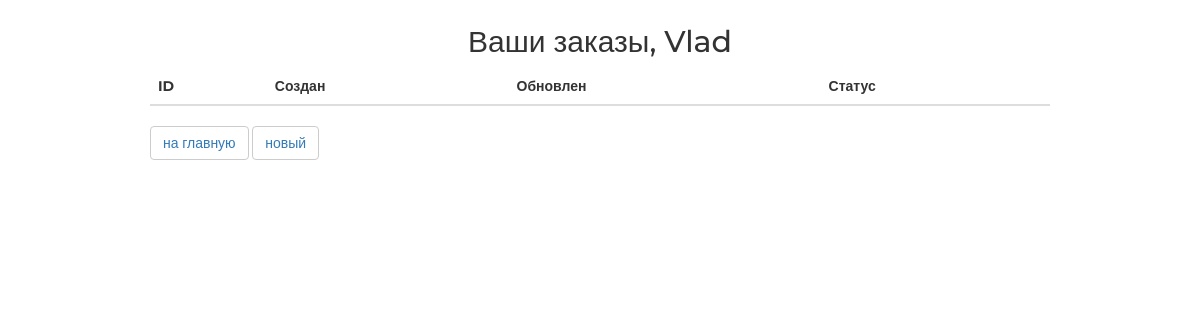
/order/ (signed in), run on an earlier commit of the app's database.
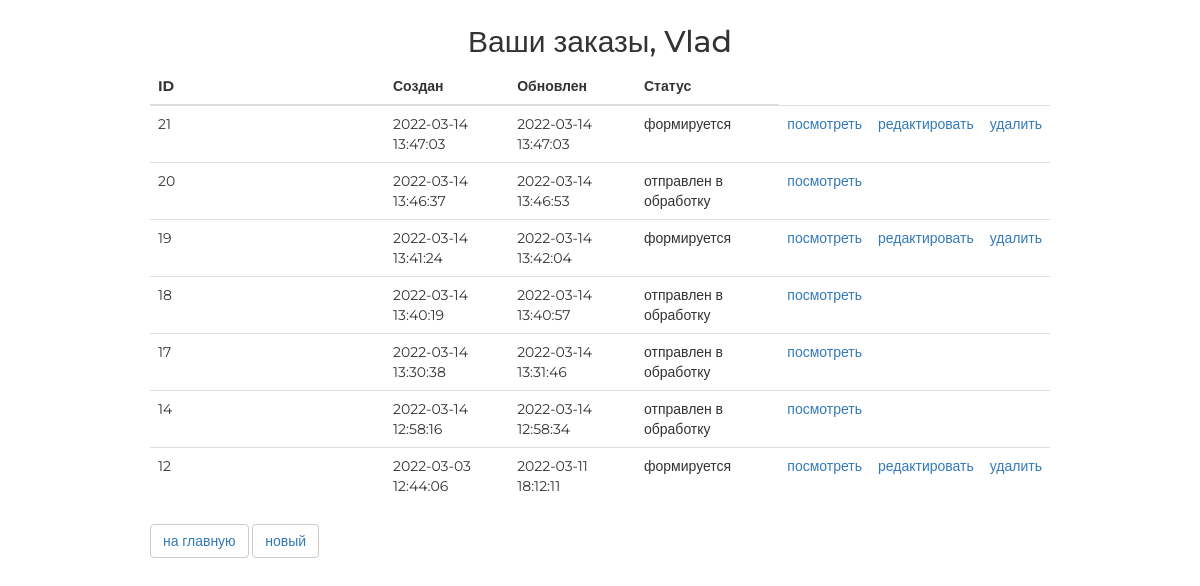
And on a later commit of the database.
### ordersapp/models.py (models this page shows, shortened)
class Order(models.Model):
    FORMING = "FM"
    SENT_TO_PROCEED = "STP"
    PROCEEDED = "PRD"
    PAID = "PD"
    READY = "RDY"
    CANCEL = "CNC"
    ORDER_STATUS_CHOICES = (
        (FORMING, "формируется"),
        (SENT_TO_PROCEED, "отправлен в обработку"),
        (PAID, "оплачен"),
        (PROCEEDED, "собран"),
        (READY, "готов к выдаче"),
        (CANCEL, "отменен"),
    )
    user = models.ForeignKey(settings.AUTH_USER_MODEL, on_delete=models.CASCADE)
    created = models.DateTimeField(verbose_name="создан", auto_now_add=True)
    updated = models.DateTimeField(verbose_name="обновлен", auto_now=True)
    status = models.CharField(
        verbose_name="статус",
        max_length=3,
        choices=ORDER_STATUS_CHOICES,
        default=FORMING,
    )
    is_active = models.BooleanField(verbose_name="активен", default=True)
    class Meta:
        ordering = ("-created",)
        verbose_name = "заказ"
        verbose_name_plural = "заказы"

### ordersapp/views.py (the view)
# urls.py: path("", ordersapp.OrderList.as_view(), name="orders_list"),
class OrderList(ListView):
    model = Order
    def get_queryset(self):
        return Order.objects.filter(user=self.request.user)

### mainapp/context_processors.py (called while the page is built)
def cart(request):
    cart = []
    if request.user.is_authenticated:
        cart = Cart.objects.filter(user=request.user)
    return {
        "cart": cart,
    }

### ordersapp/templates/ordersapp/order_list.html
{% extends 'ordersapp/base.html' %}
{% load static %}
{% block content %}
   <div class="h2 text-center head">
       Ваши заказы,
       {% if user.first_name %}
           {{ user.first_name|title}}
       {% else %}
           Пользователь
       {% endif %}
   </div>
   <table class="table orders_list">
       <thead>
         <tr>
           <th>ID</th>
           <th>Создан</th>
           <th>Обновлен</th>
           <th>Статус</th>
         </tr>
       </thead>
       <tbody>
           {% for item in object_list %}
               {% if item.is_active %}
               <tr>
                   <td class="td1 orders_list">{{ item.pk }}</td>
                   <td>{{ item.created|date:"Y-m-d H:i:s" }}</td>
                   <td>{{ item.updated|date:"Y-m-d H:i:s" }}</td>
                   <td>{{ item.get_status_display }}</td>
                   <td>
                       <a href="{% url 'ordersapp:order_read' item.pk %}">
                           посмотреть
                       </a>
                   </td>
                   <td>
                       {% if item.status == 'FM' %}
                         <a href="{% url 'ordersapp:order_update' item.pk %}">
                           редактировать
                         </a>
                       {% endif %}
                   </td>
                   <td>
                       {% if item.status == 'FM' %}
                         <a href="{% url 'ordersapp:order_delete' item.pk %}">
                             удалить
                         </a>
                       {% endif %}
                   </td>
               </tr>
               {% endif %}
           {% endfor %}
       </tbody>
   </table>
   <button class="btn btn-default btn-round">
       <a href="{% url 'index' %}">
           на главную
       </a>
   </button>
   <button class="btn btn-default btn-round">
        <a href="{% url 'ordersapp:order_create' %}">
           новый
        </a>
   </button>
{% endblock %}

What changed in the data, as far as the page shows it:
added Order: pk "21", created "2022-03-14 13:47:03", updated "2022-03-14 13:47:03", status "формируется", shows "редактировать", shows "удалить"
added Order: pk "20", created "2022-03-14 13:46:37", updated "2022-03-14 13:46:53", status "отправлен в обработку"
added Order: pk "19", created "2022-03-14 13:41:24", updated "2022-03-14 13:42:04", status "формируется", shows "редактировать", shows "удалить"
added Order: pk "18", created "2022-03-14 13:40:19", updated "2022-03-14 13:40:57", status "отправлен в обработку"
added Order: pk "17", created "2022-03-14 13:30:38", updated "2022-03-14 13:31:46", status "отправлен в обработку"
added Order: pk "14", created "2022-03-14 12:58:16", updated "2022-03-14 12:58:34", status "отправлен в обработку"
added Order: pk "12", created "2022-03-03 12:44:06", updated "2022-03-11 18:12:11", status "формируется", shows "редактировать", shows "удалить"
